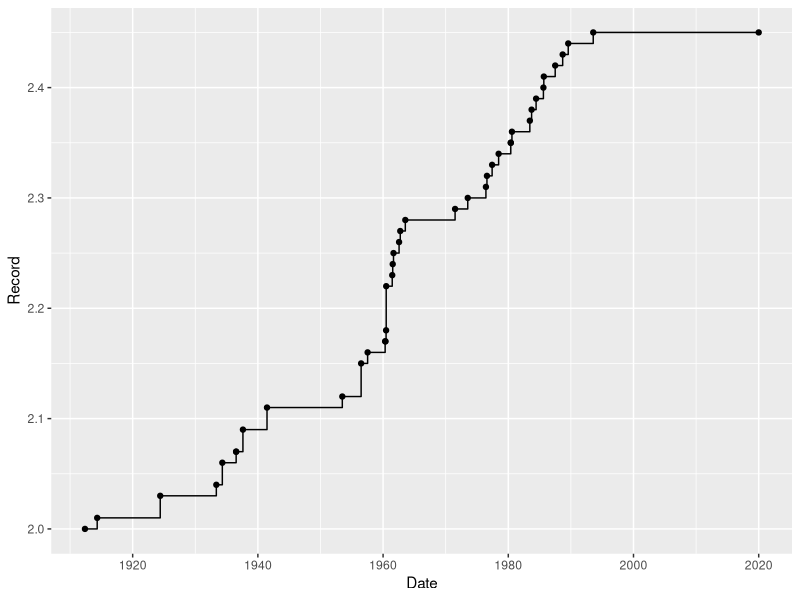
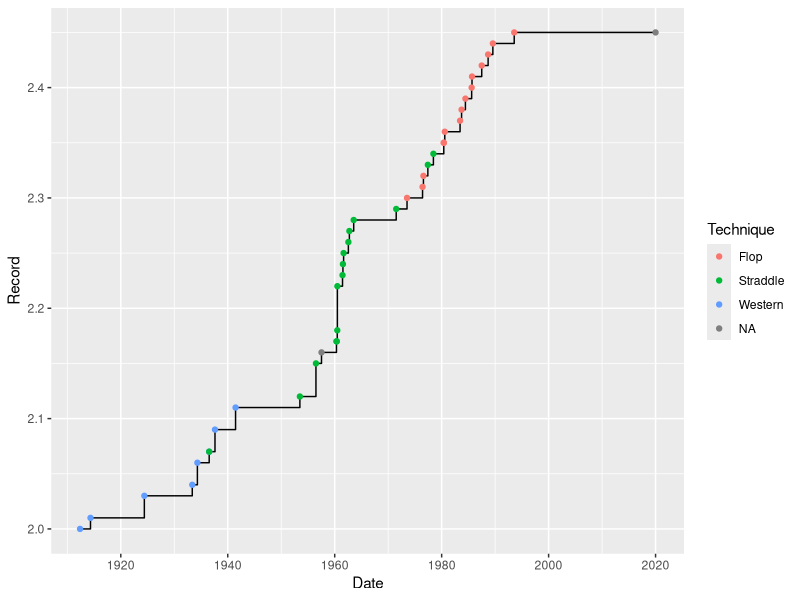
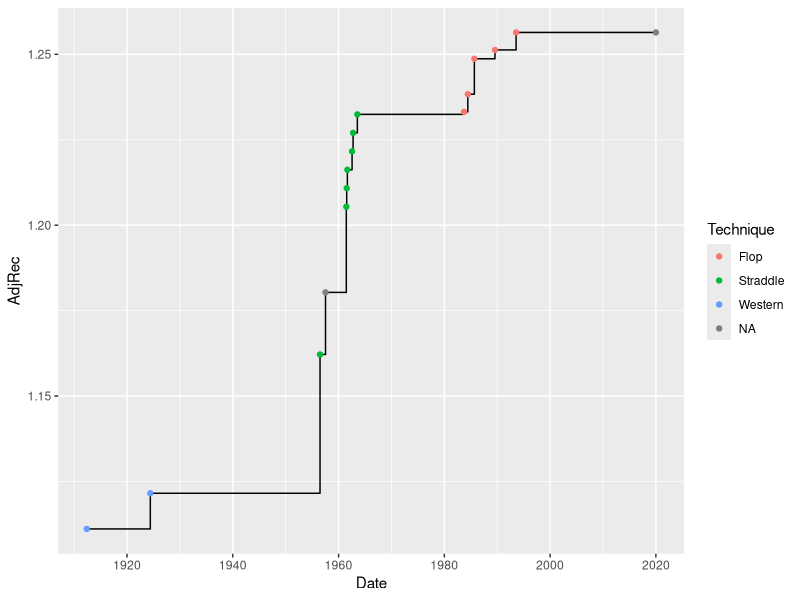

These charts were generated, in order, by the following R code:
rm(list = ls())

df <- read.csv("data.csv")
df$Technique <- as.factor(df$Style)
df$Day <- as.character(df$Day)
df$Month <- as.character(df$Month)
for(i in 1:nrow(df)) if(nchar(df$Day[i])==1) df$Day[i] <- paste(0,df$Day[i],sep="")
for(i in 1:nrow(df)) if(nchar(df$Month[i])==1) df$Month[i] <- paste(0,df$Month[i],sep="")
df$Date <- paste(df$Day,df$Month,df$Year,sep="-")
df$Date <- as.Date(df$Date,"%d-%m-%Y")


library(ggplot2)

# world record over time
ggplot(df,aes(x=Date,y=Record)) + 
  geom_step() +
  geom_point()

# colors for techniques
ggplot(df,aes(x=Date,y=Record)) + 
  geom_step() +
  geom_point(aes(col=Technique))

# adjusted world records
df$AdjRec <- df$Record/df$Height
df <- df[!is.na(df$AdjRec),]

# remove "unfair" world records
keepwhile = T
while(keepwhile) {
  for(i in 2:(nrow(df)-1)) {
    if(i == nrow(df)-1) keepwhile = F
    if(df$AdjRec[i] < df$AdjRec[i-1]) {
      df <- df[-i,]
      break
    }
  }
}

# plot
ggplot(df,aes(x=Date,y=AdjRec)) + 
  geom_step() +
  geom_point(aes(col=Technique))
